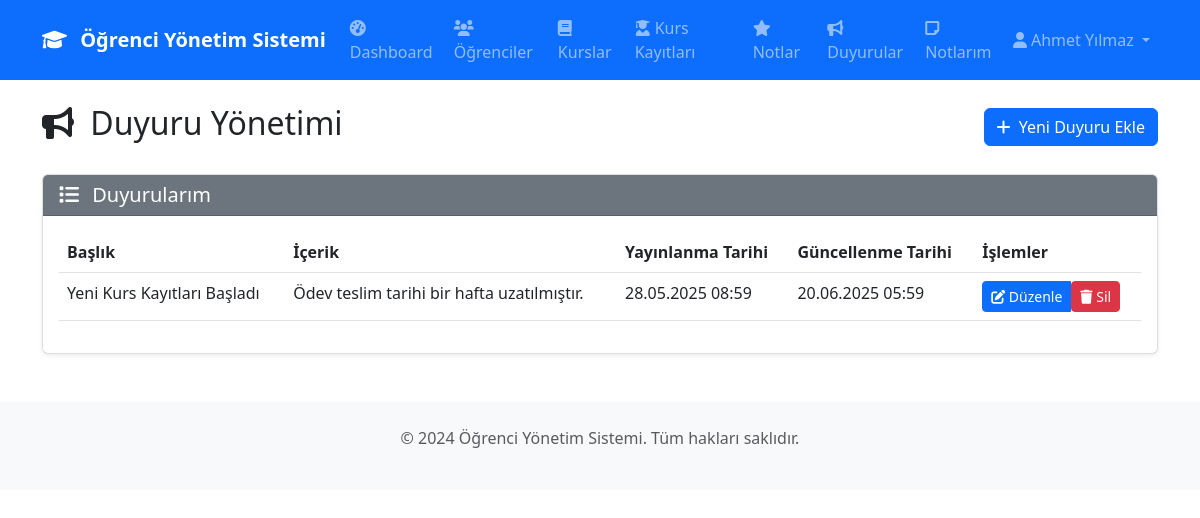
The page /teacher/announcements (signed in) on the database its author committed.
### models.py (models this page shows, shortened)
class User(UserMixin, db.Model):
    __tablename__ = 'users'
    id = db.Column(db.Integer, primary_key=True)
    name = db.Column(db.String(100), nullable=False)
    email = db.Column(db.String(120), unique=True, nullable=False)
    password_hash = db.Column(db.String(255), nullable=False)
    role = db.Column(db.Enum('student', 'teacher'), nullable=False)
    created_at = db.Column(db.DateTime, default=datetime.utcnow)
    courses_taught = db.relationship('Course', backref='teacher', lazy=True)
    enrollments = db.relationship('Enrollment', backref='student', lazy=True, cascade='all, delete-orphan')
    grades = db.relationship('Grade', backref='student', lazy=True, cascade='all, delete-orphan')
    notes = db.relationship('Note', backref='user', lazy=True, cascade='all, delete-orphan')
    announcements = db.relationship('Announcement', backref='author', lazy=True, cascade='all, delete-orphan')

class Announcement(db.Model):
    __tablename__ = 'announcements'
    id = db.Column(db.Integer, primary_key=True)
    title = db.Column(db.String(200), nullable=False)
    content = db.Column(db.Text, nullable=False)
    author_id = db.Column(db.Integer, db.ForeignKey('users.id'), nullable=False)
    created_at = db.Column(db.DateTime, default=datetime.utcnow)
    updated_at = db.Column(db.DateTime, default=datetime.utcnow, onupdate=datetime.utcnow)

### routes.py (the view)
    @app.route('/teacher/announcements')
    @login_required
    @teacher_required
    def manage_announcements():
        announcements = Announcement.query.filter_by(author_id=current_user.id).all()
        return render_template('teacher/announcements.html', announcements=announcements)

### app.py (called while the page is built)
def create_app():
    app = Flask(__name__)
    app.config.from_object(Config)
    db.init_app(app)
    login_manager = LoginManager()
    login_manager.init_app(app)
    login_manager.login_view = 'login'
    login_manager.login_message = 'Bu sayfaya erişmek için giriş yapmalısınız.'
    login_manager.login_message_category = 'info'
    @login_manager.user_loader
    def load_user(user_id):
        return User.query.get(int(user_id))
    init_routes(app)
    @app.errorhandler(403)
    def forbidden(error):
        return render_template('errors/403.html'), 403
    @app.errorhandler(404)
    def not_found(error):
        return render_template('errors/404.html'), 404
    return app

### routes.py (called while the page is built)
def teacher_required(f):
    @wraps(f)
    def decorated_function(*args, **kwargs):
        if not current_user.is_authenticated or current_user.role != 'teacher':
            abort(403)
        return f(*args, **kwargs)
    return decorated_function

### templates/teacher/announcements.html (shortened to what this page needs)
{% extends "base.html" %}
{% block content %}
<div class="row">
    <div class="col-12">
        <div class="d-flex justify-content-between align-items-center mb-4">
            <h2>
                <i class="fas fa-bullhorn me-2"></i>
                Duyuru Yönetimi
            </h2>
            <a href="{{ url_for('add_announcement') }}" class="btn btn-primary">
                <i class="fas fa-plus me-1"></i>
                Yeni Duyuru Ekle
            </a>
        </div>
    </div>
</div>
<div class="row">
    <div class="col-12">
        <div class="card">
            <div class="card-header bg-secondary text-white">
                <h5 class="mb-0">
                    <i class="fas fa-list me-2"></i>
                    Duyurularım
                </h5>
            </div>
            <div class="card-body">
                {% if announcements %}
                <div class="table-responsive">
                    <table class="table table-hover">
                        <thead>
                            <tr>
                                <th>Başlık</th>
                                <th>İçerik</th>
                                <th>Yayınlanma Tarihi</th>
                                <th>Güncellenme Tarihi</th>
                                <th>İşlemler</th>
                            </tr>
                        </thead>
                        <tbody>
                            {% for announcement in announcements %}
                            <tr>
                                <td>{{ announcement.title }}</td>
                                <td>
                                    {% if announcement.content|length > 50 %}
                                        {{ announcement.content[:50] }}...
                                    {% else %}
                                        {{ announcement.content }}
                                    {% endif %}
                                </td>
                                <td>{{ announcement.created_at.strftime('%d.%m.%Y %H:%M') }}</td>
                                <td>{{ announcement.updated_at.strftime('%d.%m.%Y %H:%M') }}</td>
                                <td>
                                    <div class="btn-group" role="group">
                                        <a href="{{ url_for('edit_announcement', announcement_id=announcement.id) }}" class="btn btn-sm btn-primary">
                                            <i class="fas fa-edit"></i>
                                            Düzenle
                                        </a>
                                        <form method="POST" action="{{ url_for('delete_announcement', announcement_id=announcement.id) }}" class="d-inline">
                                            <button type="submit" class="btn btn-sm btn-danger" onclick="return confirm('Bu duyuruyu silmek istediğinizden emin misiniz?')">
                                                <i class="fas fa-trash"></i>
                                                Sil
                                            </button>
                                        </form>
                                    </div>
                                </td>
                            </tr>
                            {% endfor %}
                        </tbody>
                    </table>
                </div>
                {% endif %}
            </div>
        </div>
    </div>
</div>
{% endblock %}

### templates/base.html (shortened to what this page needs)
<!DOCTYPE html>
<html lang="tr">
<head>
    <link href="https://cdn.jsdelivr.net/npm/bootstrap@5.3.0/dist/css/bootstrap.min.css" rel="stylesheet">
    <link href="https://cdnjs.cloudflare.com/ajax/libs/font-awesome/6.0.0/css/all.min.css" rel="stylesheet">
</head>
<body>
    <nav class="navbar navbar-expand-lg navbar-dark bg-primary">
        <div class="container">
            <a class="navbar-brand" href="{{ url_for('index') }}">
                <i class="fas fa-graduation-cap me-2"></i>
                Öğrenci Yönetim Sistemi
            </a>
            {% if current_user.is_authenticated %}
            <div class="collapse navbar-collapse" id="navbarNav">
                <ul class="navbar-nav me-auto">
                    {% if current_user.role == 'teacher' %}
                    <li class="nav-item">
                        <a class="nav-link" href="{{ url_for('teacher_dashboard') }}">
                            <i class="fas fa-tachometer-alt me-1"></i>Dashboard
                        </a>
                    </li>
                    <li class="nav-item">
                        <a class="nav-link" href="{{ url_for('manage_students') }}">
                            <i class="fas fa-users me-1"></i>Öğrenciler
                        </a>
                    </li>
                    <li class="nav-item">
                        <a class="nav-link" href="{{ url_for('manage_courses') }}">
                            <i class="fas fa-book me-1"></i>Kurslar
                        </a>
                    </li>
                    <li class="nav-item">
                        <a class="nav-link" href="{{ url_for('manage_enrollments') }}">
                            <i class="fas fa-user-graduate me-1"></i>Kurs Kayıtları
                        </a>
                    </li>
                    <li class="nav-item">
                        <a class="nav-link" href="{{ url_for('manage_grades') }}">
                            <i class="fas fa-star me-1"></i>Notlar
                        </a>
                    </li>
                    <li class="nav-item">
                        <a class="nav-link" href="{{ url_for('manage_announcements') }}">
                            <i class="fas fa-bullhorn me-1"></i>Duyurular
                        </a>
                    </li>
                    {% endif %}
                    <li class="nav-item">
                        <a class="nav-link" href="{{ url_for('manage_notes') }}">
                            <i class="fas fa-sticky-note me-1"></i>Notlarım
                        </a>
                    </li>
                </ul>
                <ul class="navbar-nav">
                    <li class="nav-item dropdown">
                        <a class="nav-link dropdown-toggle" href="#" id="navbarDropdown" role="button" data-bs-toggle="dropdown">
                            <i class="fas fa-user me-1"></i>{{ current_user.name }}
                        </a>
                    </li>
                </ul>
            </div>
            {% endif %}
        </div>
    </nav>
    <main class="container mt-4">
        {% block content %}{% endblock %}
    </main>
    <footer class="bg-light text-center text-muted py-4 mt-5">
        <div class="container">
            <p>&copy; 2024 Öğrenci Yönetim Sistemi. Tüm hakları saklıdır.</p>
        </div>
    </footer>
</body>
</html>

### templates/base.html (style rules this page uses)
.navbar-brand { font-weight: bold; }
.card { box-shadow: 0 0.125rem 0.25rem rgba(0, 0, 0, 0.075); border: 1px solid rgba(0, 0, 0, 0.125); }
.btn-primary { background-color: #0d6efd; border-color: #0d6efd; }

### rows shown on the page
User: name "Ahmet Yılmaz"
Announcement: title "Yeni Kurs Kayıtları Başladı", content "Ödev teslim tarihi bir hafta uzatılmıştır.", created_at "28.05.2025 08:59", updated_at "20.06.2025 05:59"
